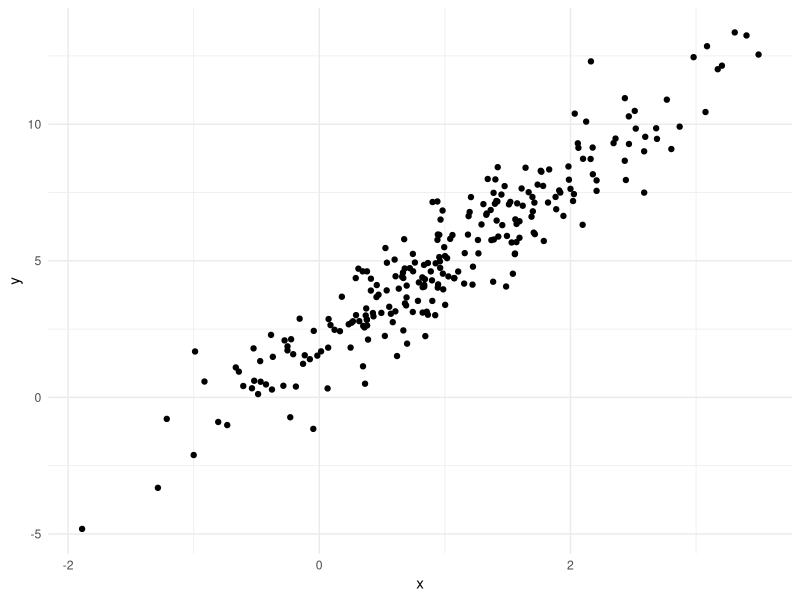
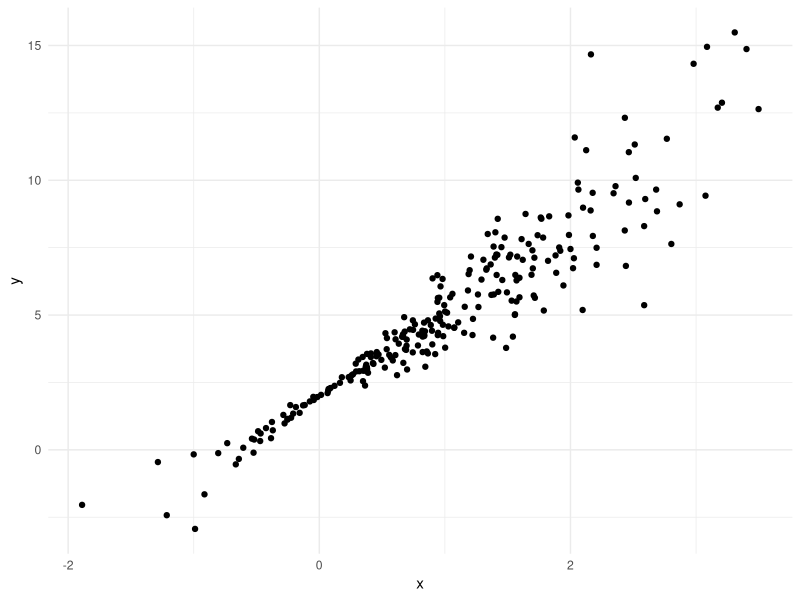
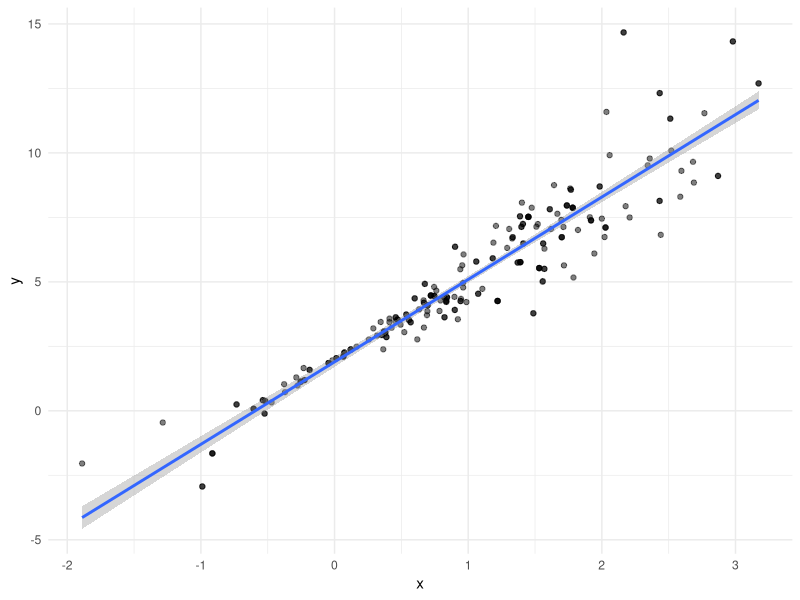

Source code (R) for these figures, in order:
## ---- chunk 1
library(tidyverse)

knitr::opts_chunk$set(
	echo = TRUE,
	warning = FALSE,
  fig.width = 6,
  fig.asp = .6,
  out.width = "90%"
)

theme_set(theme_minimal() + theme(legend.position = "bottom"))

options(
  ggplot2.continuous.colour = "viridis",
  ggplot2.continuous.fill = "viridis"
)

scale_colour_discrete = scale_colour_viridis_d
scale_fill_discrete = scale_fill_viridis_d
## ---- chunk 2
library(tidyverse)
library(modelr)

set.seed(1)
## ---- chunk 3
n_samp = 250

#every residual is drawn from a normal distribution with mean 0 and sd 1
sim_df_const = 
  tibble(
    x = rnorm(n_samp, 1, 1),
    error = rnorm(n_samp, 0, 1),
    y = 2 + 3 * x + error
  )

# every residual depends on x (x values close to zero will have smaller errors and x values close to one will have larger errors)
sim_df_nonconst = 
  sim_df_const |> 
  mutate(
    error = error * 0.75 * x, 
    y = 2 + 3 * x + error
  )

sim_df_const |> 
  ggplot(aes(x = x, y = y)) + 
  geom_point()

sim_df_nonconst |> 
  ggplot(aes(x = x, y = y)) +
  geom_point()
## ---- chunk 4
sim_df_const |> 
  lm(y ~ x, data = _) |> 
  broom::tidy()

sim_df_nonconst |> 
  lm(y ~ x, data = _) |> 
  broom::tidy() 

# lm assumes the assumptions of linear regression: aka that there is constant variance across the domain even when the data truly does not have constant variance 
# we need to do in the setting of nonconstant variance is deal with it in a way that allows us to get accurate confidence intervals despite the fact that the generating process is not what we assumed theoretically
## ---- chunk 5
boot_sample = function(df) {
  
  sample_frac(df, replace = TRUE)
}
## ---- chunk 6
sim_df_nonconst |> 
  boot_sample() |> 
  ggplot(aes(x = x, y = y)) +
  geom_point(alpha = 0.5) +
  stat_smooth(method = "lm")
